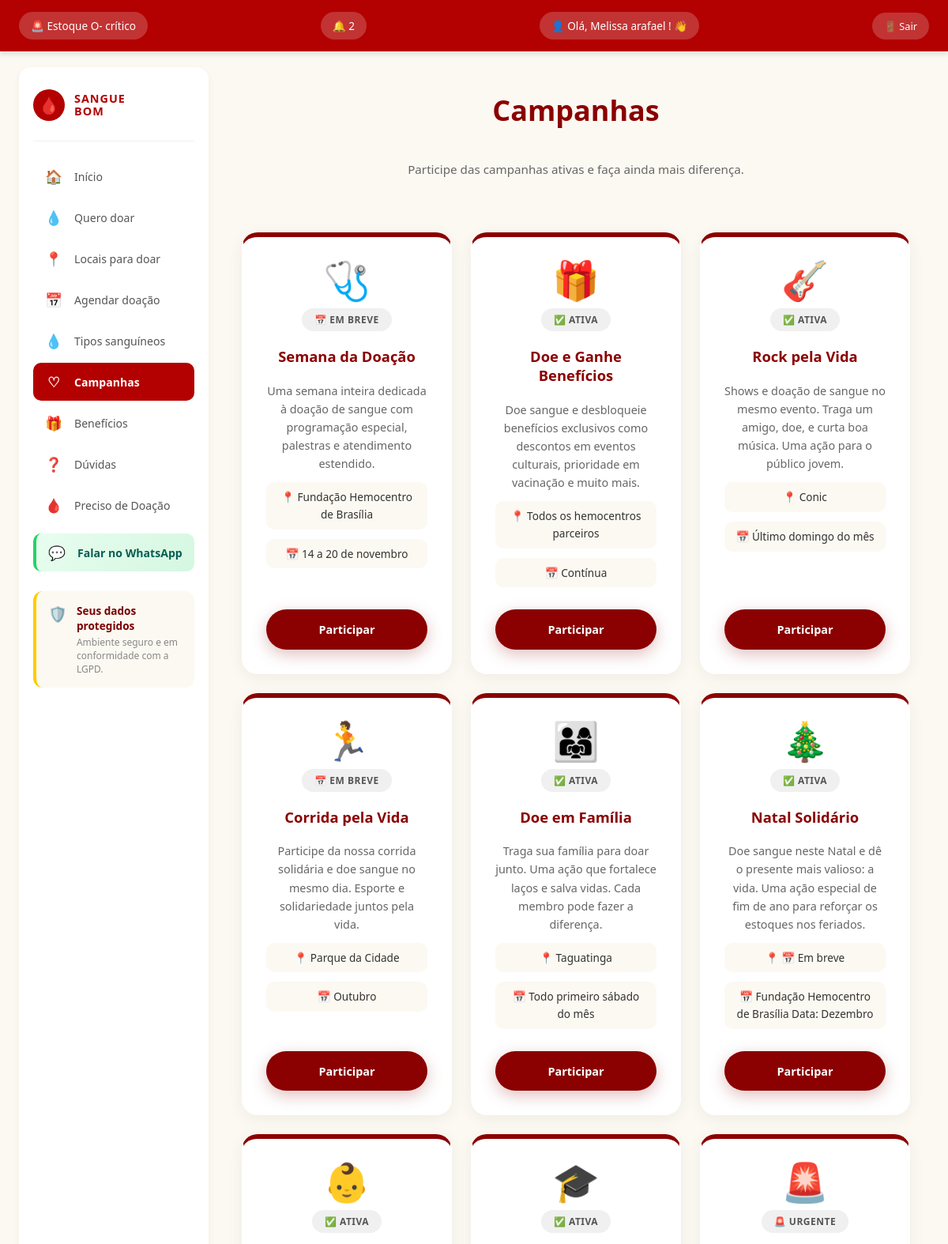
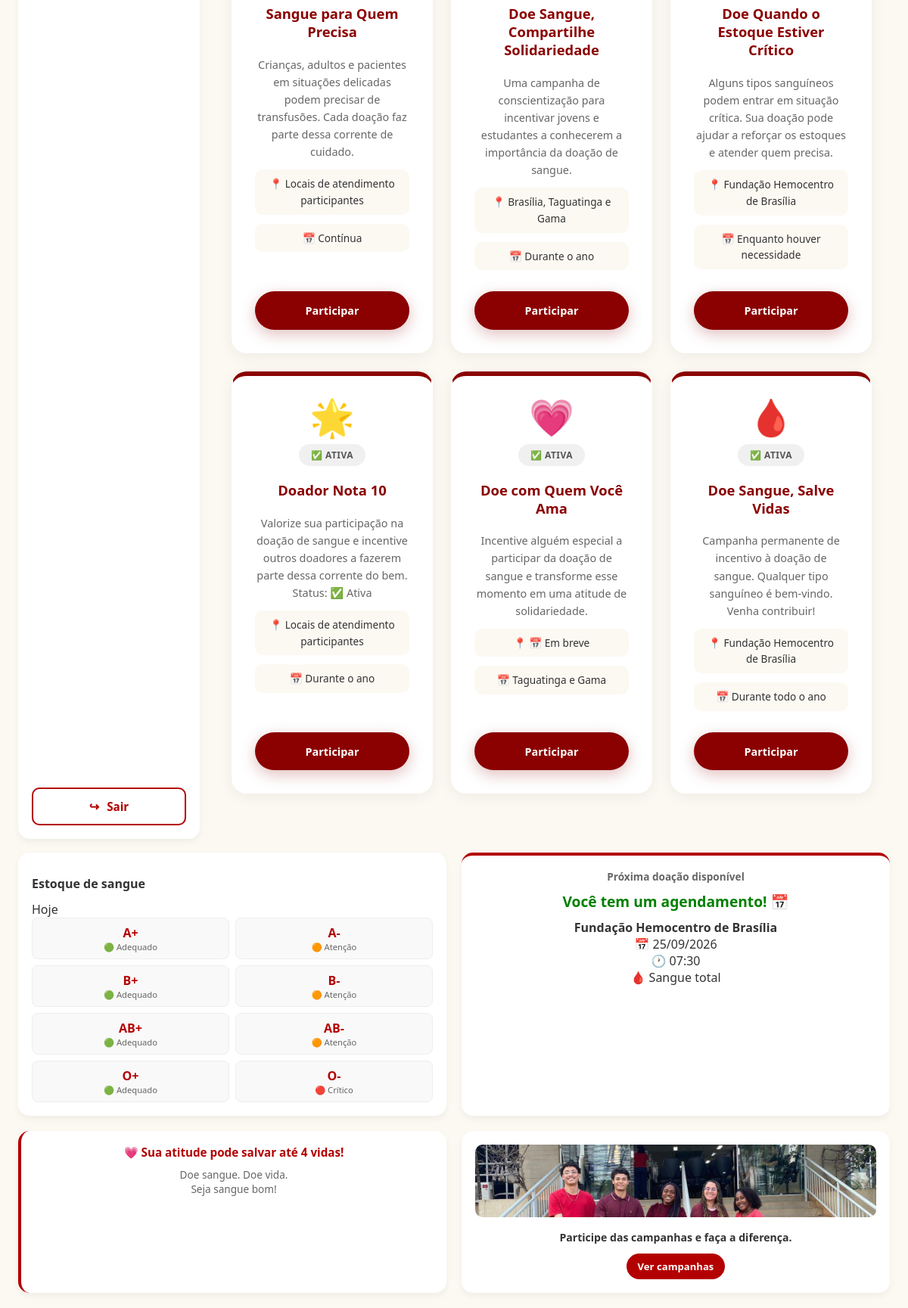
Page /campanhas/ (signed in) on the committed database (2 pictures, top to bottom).
### membros/models.py (models this page shows, shortened)
class Doador(models.Model):
    usuario = models.OneToOneField(
        User,
        on_delete=models.CASCADE,
        null=True,
        blank=True
    )
    nome = models.CharField(max_length=100)
    email = models.EmailField()
    cpf = models.CharField(max_length=14, unique=True, null=True, blank=True)
    telefone = models.CharField(max_length=20)
    sexo = models.CharField(max_length=20, blank=True)
    tipo_sanguineo = models.CharField(max_length=3)
    data_nascimento = models.DateField()
    cidade = models.CharField(max_length=100, blank=True)
    estado = models.CharField(max_length=2, blank=True)

class Campanha(models.Model):
    STATUS = [
        ('ativa', '✅ Ativa'),
        ('breve', '📅 Em breve'),
        ('urgente', '🚨 Urgente'),
        ('encerrada', '❌ Encerrada'),
    ]
    emoji = models.CharField(max_length=10, default='🩸', verbose_name='Emoji')
    titulo = models.CharField(max_length=200, verbose_name='Título')
    descricao = models.TextField(verbose_name='Descrição')
    status = models.CharField(
        max_length=20,
        choices=STATUS,
        default='ativa',
        verbose_name='Status'
    )
    local = models.CharField(
        max_length=200,
        blank=True,
        verbose_name='Local'
    )
    data = models.CharField(
        max_length=100,
        blank=True,
        verbose_name='Data / Período'
    )
    ativa = models.BooleanField(default=True, verbose_name='Visível no site')
    criada_em = models.DateTimeField(auto_now_add=True)
    class Meta:
        ordering = ['-criada_em']
        verbose_name = 'Campanha'
        verbose_name_plural = 'Campanhas'

class Agendamento(models.Model):
    STATUS = [
        ('agendado', '⏳ Agendado'),
        ('realizado', '✅ Realizado'),
        ('cancelado', '❌ Cancelado'),
        ('faltou', '⚠️ Faltou'),
    ]
    doador = models.ForeignKey(Doador, on_delete=models.CASCADE)
    hemocentro = models.ForeignKey(Hemocentro, on_delete=models.CASCADE)
    base = models.CharField(max_length=100)
    data = models.DateField()
    horario = models.TimeField()
    tipo_doacao = models.CharField(max_length=30)
    status = models.CharField(
        max_length=20,
        choices=STATUS,
        default='agendado'
    )

class Hemocentro(models.Model):
    usuario = models.OneToOneField(
        User,
        on_delete=models.CASCADE,
        null=True,
        blank=True,
        related_name='hemocentro'
    )
    nome = models.CharField(max_length=100)
    endereco = models.CharField(max_length=200)
    bairro = models.CharField(max_length=100)
    cidade = models.CharField(max_length=100)
    cep = models.CharField(max_length=10)
    telefone = models.CharField(max_length=20)
    email = models.EmailField()
    horario_abertura = models.TimeField()
    horario_fechamento = models.TimeField()
    dias_atendimento = models.CharField(max_length=100)
    descricao = models.TextField(blank=True)
    ativo = models.BooleanField(default=True)

### membros/views.py (the view)
def campanhas(request):
    if request.user.is_authenticated:
        if request.user.is_staff:
            return redirect('relatorios')
        if hasattr(request.user, 'hemocentro'):
            return redirect('painel_hemocentro')
    if not request.user.is_authenticated:
        return redirect('login')
    doador = get_object_or_404(Doador, usuario=request.user)
    hoje = timezone.localdate()
    proximo_agendamento = Agendamento.objects.filter(
        doador=doador,
        data__gte=hoje
    ).order_by('data', 'horario').first()
    campanhas_lista = Campanha.objects.filter(ativa=True)
    return render(request, 'campanhas.html', {
        'doador': doador,
        'proximo_agendamento': proximo_agendamento,
        'campanhas': campanhas_lista,
        'lateral_direita': True,
    })

### membros/context_processors.py (called while the page is built)
def notificacoes_nao_lidas(request):
    if request.user.is_authenticated:
        try:
            doador = Doador.objects.get(usuario=request.user)
            total = Notificacao.objects.filter(doador=doador, lida=False).count()
            return {'notificacoes_nao_lidas': total}
        except Doador.DoesNotExist:
            return {'notificacoes_nao_lidas': 0}
    return {'notificacoes_nao_lidas': 0}

### templates/campanhas.html
{% extends 'base.html' %}
{% load static %}
{% block content %}
    <link rel="stylesheet" href="{% static 'css/campanhas.css' %}">
    <h1>Campanhas</h1>
    <p>Participe das campanhas ativas e faça ainda mais diferença.</p>
    <section>
        {% for c in campanhas %}
            <article class="card">
                <h2>{{ c.emoji }}</h2>
                <span>{{ c.get_status_display }}</span>
                <h3>{{ c.titulo }}</h3>
                <p>{{ c.descricao }}</p>
                {% if c.local %}
                    <p>📍 {{ c.local }}</p>
                {% endif %}
                {% if c.data %}
                    <p>📅 {{ c.data }}</p>
                {% endif %}
                <a href="{% url 'agendar_doacao' %}">
                    <button type="button">Participar</button>
                </a>
            </article>
        {% empty %}
            <div class="campanha-vazia">
                <span>🩸</span>
                <p>Nenhuma campanha ativa no momento.</p>
                <p>Volte em breve!</p>
            </div>
        {% endfor %}
    </section>
{% endblock %}

### templates/base.html (shortened to what this page needs)
{% load static %}
<!DOCTYPE html>
<html lang="pt-br">
<head>
    <link rel="stylesheet" href="{% static 'css/base.css' %}">
</head>
<body>
    <header>
        {% if not user.is_staff and not user.hemocentro %}
            <a href="{% url 'locais_para_doar' %}" class="header-alerta">
                <h2>🚨 Estoque O- crítico</h2>
            </a>
            <a href="{% url 'notificacoes' %}" class="header-sino" title="Notificações">
                <h2>
                    🔔
                    {% if notificacoes_nao_lidas > 0 %}
                        <span class="badge-sino">{{ notificacoes_nao_lidas }}</span>
                    {% endif %}
                </h2>
            </a>
        {% endif %}
        {% if user.is_authenticated %}
            <a href="{% url 'meu_perfil' %}" class="header-user" title="Meu Perfil">
                <h2>👤 Olá,
                    {% if user.is_staff %}
                        {{ user.username }}
                    {% elif user.hemocentro %}
                        {{ user.hemocentro.nome }}
                    {% elif user.doador %}
                        {{ user.doador.nome }}
                    {% elif user.first_name %}
                        {{ user.first_name }}
                    {% else %}
                        {{ user.username }}
                    {% endif %}! 👋
                </h2>
            </a>
            <a href="{% url 'logout' %}" class="header-sair">🚪 Sair</a>
        {% else %}
            <h2>👤 Olá, visitante! 👋</h2>
            <a href="{% url 'login' %}" class="header-entrar">🔐 Entrar</a>
        {% endif %}
    </header>
    <div class="app-container {% if not lateral_direita %}sem-lateral{% endif %}">
        <aside class="lateral-esquerda">
            <div class="logo-menu">
                <div class="logo-icone">🩸</div>
                <div class="logo-texto">
                    <strong>SANGUE</strong>
                    <strong>BOM</strong>
                </div>
            </div>
            <nav class="menu-nav">
                {% if not user.is_staff and not user.hemocentro %}
                    <a href="{% url 'home' %}" class="menu-item {% if request.path == '/' or request.path == '/home/' %}ativo{% endif %}">
                        <span class="menu-item-icone">🏠</span>
                        <span class="menu-item-texto">Início</span>
                    </a>
                    <a href="{% url 'quero_doar' %}" class="menu-item {% if request.path == '/quero_doar/' %}ativo{% endif %}">
                        <span class="menu-item-icone">💧</span>
                        <span class="menu-item-texto">Quero doar</span>
                    </a>
                    <a href="{% url 'locais_para_doar' %}" class="menu-item {% if request.path == '/locais_para_doar/' %}ativo{% endif %}">
                        <span class="menu-item-icone">📍</span>
                        <span class="menu-item-texto">Locais para doar</span>
                    </a>
                    <a href="{% url 'agendar_doacao' %}" class="menu-item {% if '/agendar_doacao/' in request.path or '/agendamentos/' in request.path %}ativo{% endif %}">
                        <span class="menu-item-icone">📅</span>
                        <span class="menu-item-texto">Agendar doação</span>
                    </a>
                    <a href="{% url 'tipos_sanguineos' %}" class="menu-item {% if request.path == '/tipos_sanguineos/' %}ativo{% endif %}">
                        <span class="menu-item-icone">💧</span>
                        <span class="menu-item-texto">Tipos sanguíneos</span>
                    </a>
                    <a href="{% url 'campanhas' %}" class="menu-item {% if request.path == '/campanhas/' %}ativo{% endif %}">
                        <span class="menu-item-icone">♡</span>
                        <span class="menu-item-texto">Campanhas</span>
                    </a>
                    <a href="{% url 'beneficios' %}" class="menu-item {% if request.path == '/beneficios/' %}ativo{% endif %}">
                        <span class="menu-item-icone">🎁</span>
                        <span class="menu-item-texto">Benefícios</span>
                    </a>
                    <a href="{% url 'duvidas' %}" class="menu-item {% if request.path == '/duvidas/' %}ativo{% endif %}">
                        <span class="menu-item-icone">❓</span>
                        <span class="menu-item-texto">Dúvidas</span>
                    </a>
                    <a href="{% url 'preciso_doacao' %}" class="menu-item {% if '/preciso-doacao/' in request.path %}ativo{% endif %}">
                        <span class="menu-item-icone">🩸</span>
                        <span class="menu-item-texto">Preciso de Doação</span>
                    </a>
                    <a href="https://wa.me/5561998819379?text=Ol%C3%A1!%20Tenho%20uma%20d%C3%BAvida%20sobre%20o%20Sangue%20Bom"
                       target="_blank" rel="noopener" class="menu-item menu-item-wpp">
                        <span class="menu-item-icone">💬</span>
                        <span class="menu-item-texto">Falar no WhatsApp</span>
                    </a>
                {% endif %}
            </nav>
            <div class="dados-protegidos">
                <div class="dados-protegidos-icone">🛡️</div>
                <div class="dados-protegidos-texto">
                    <strong>Seus dados protegidos</strong>
                    <p>Ambiente seguro e em conformidade com a LGPD.</p>
                </div>
            </div>
            <div class="area-btn-sair">
                {% if user.is_authenticated %}
                    <a href="{% url 'logout' %}" class="btn-sair">
                        <span class="btn-sair-icone">↪</span>
                        <span>Sair</span>
                    </a>
                {% else %}
                    <a href="{% url 'login' %}" class="btn-sair">
                        <span class="btn-sair-icone">↪</span>
                        <span>Entrar</span>
                    </a>
                {% endif %}
            </div>
        </aside>
        <main>
            {% block content %}
            {% endblock %}
        </main>
        {% if lateral_direita %}
        <aside class="lateral-direita">
            <section>
                <h2>Estoque de sangue</h2>
                <p>Hoje</p>
                <div class="estoque">
                    <div class="tipo-sangue"><h3>A+</h3><p>🟢 Adequado</p></div>
                    <div class="tipo-sangue"><h3>A-</h3><p>🟠 Atenção</p></div>
                    <div class="tipo-sangue"><h3>B+</h3><p>🟢 Adequado</p></div>
                    <div class="tipo-sangue"><h3>B-</h3><p>🟠 Atenção</p></div>
                    <div class="tipo-sangue"><h3>AB+</h3><p>🟢 Adequado</p></div>
                    <div class="tipo-sangue"><h3>AB-</h3><p>🟠 Atenção</p></div>
                    <div class="tipo-sangue"><h3>O+</h3><p>🟢 Adequado</p></div>
                    <div class="tipo-sangue"><h3>O-</h3><p>🔴 Crítico</p></div>
                </div>
            </section>
            <section class="doacao">
                <h3>Próxima doação disponível</h3>
                {% if proximo_agendamento %}
                    <h2>Você tem um agendamento! 📅</h2>
                    <p><strong>{{ proximo_agendamento.hemocentro.nome }}</strong></p>
                    <p>📅 {{ proximo_agendamento.data|date:"d/m/Y" }}</p>
                    <p>🕐 {{ proximo_agendamento.horario|time:"H:i" }}</p>
                    <p>🩸 {{ proximo_agendamento.tipo_doacao }}</p>
                {% else %}
                    <h2>Você pode doar! ✅</h2>
                    <p>3 doações &nbsp; • &nbsp; 12 vidas</p>
                {% endif %}
            </section>
            <section class="mensagem">
                <h3>💗 Sua atitude pode salvar até 4 vidas!</h3>
                <p>Doe sangue. Doe vida.<br>Seja sangue bom!</p>
            </section>
            <section class="campanha">
                <img src="{% static 'img/campanha.jpeg' %}" alt="Campanha de doação de sangue">
                <h3>Participe das campanhas e faça a diferença.</h3>
                <a href="{% url 'campanhas' %}">Ver campanhas</a>
            </section>
        </aside>
        {% endif %}
    </div>
</body>
</html>

### membros/static/css/campanhas.css (style rules this page uses)
:root { --vermelho-principal: #8b0000; --vermelho-escuro: #5c0000; --vermelho-claro: #b30000; --vermelho-banner: #7a0000; --vermelho-suave: #fff5f5; --vermelho-borda: #f0e6d2; --texto-principal: #333; --texto-secundario: #666; --texto-claro: #888; --branco: #ffffff; --sombra-suave: 0 4px 20px rgba(0, 0, 0, 0.06); --sombra-hover: 0 12px 32px rgba(139, 0, 0, 0.12); }
main > h1 { color: var(--vermelho-principal); font-size: clamp(1.8rem, 3vw, 2.5rem); text-align: center; margin: 30px auto 10px auto; padding: 0 clamp(16px, 2vw, 40px); font-weight: 800; }
main > p { color: var(--texto-secundario); text-align: center; font-size: clamp(0.95rem, 1.2vw, 1.15rem); margin: 0 auto 40px auto; padding: 0 clamp(16px, 2vw, 40px); }
main > section { display: grid; grid-template-columns: 1fr; gap: 24px; padding: 0 clamp(16px, 2vw, 40px); max-width: 1400px; margin: 0 auto 60px auto; }
@media (min-width: 768px) { main > section { grid-template-columns: repeat(2, 1fr); } }
@media (min-width: 1024px) { main > section { grid-template-columns: repeat(3, 1fr); } }
.card { background: var(--branco); border-radius: 20px; padding: clamp(24px, 2.5vw, 36px); box-shadow: var(--sombra-suave); border-top: 6px solid var(--vermelho-principal); display: flex; flex-direction: column; gap: 12px; transition: all 0.3s; animation: fadeInUp 0.5s ease both; position: relative; overflow: hidden; }
.card > h2 { font-size: clamp(2.5rem, 4vw, 3.5rem); text-align: center; margin: 0; line-height: 1; color: var(--vermelho-principal); }
.card > span { display: inline-block; align-self: center; padding: 6px 16px; border-radius: 20px; font-size: clamp(0.75rem, 0.9vw, 0.85rem); font-weight: 700; text-transform: uppercase; letter-spacing: 0.5px; background: #f0f0f0; color: #555; }
.card > h3 { color: var(--vermelho-principal); font-size: clamp(1.15rem, 1.4vw, 1.35rem); margin: 8px 0; font-weight: 800; text-align: center; line-height: 1.3; }
.card > p { color: var(--texto-secundario); font-size: clamp(0.9rem, 1.05vw, 1rem); line-height: 1.6; margin: 0; text-align: center; }
.card > p:not(:first-of-type) { display: flex; align-items: center; justify-content: center; gap: 6px; font-size: clamp(0.85rem, 1vw, 0.95rem); color: var(--texto-principal); background: #fcf9f2; padding: 8px 14px; border-radius: 10px; font-weight: 500; }
.card a { display: block; text-decoration: none; margin-top: auto; padding-top: 16px; }
.card button { width: 100%; padding: clamp(12px, 1.3vw, 16px) clamp(20px, 2vw, 28px); background: var(--vermelho-principal); color: white; border: none; border-radius: 50px; font-size: clamp(0.9rem, 1.05vw, 1rem); font-weight: bold; cursor: pointer; transition: all 0.3s; font-family: inherit; box-shadow: 0 6px 20px rgba(139, 0, 0, 0.25); }

### rows in the picture
Campanha: emoji "🩺", status "📅 EM BREVE", titulo "Semana da Doação", descricao "Uma semana inteira dedicada à doação de sangue com programação especial, palestras e atendimento estendido.", local "Fundação Hemocentro de Brasília", data "14 a 20 de novembro"
Campanha: emoji "🎁", status "✅ ATIVA", titulo "Doe e Ganhe Benefícios", descricao "Doe sangue e desbloqueie benefícios exclusivos como descontos em eventos culturais, prioridade em vacinação e muito mais.", local "Todos os hemocentros parceiros", data "Contínua"
Campanha: emoji "🎸", status "✅ ATIVA", titulo "Rock pela Vida", descricao "Shows e doação de sangue no mesmo evento. Traga um amigo, doe, e curta boa música. Uma ação para o público jovem.", local "Conic", data "Último domingo do mês"
Campanha: emoji "🏃", status "📅 EM BREVE", titulo "Corrida pela Vida", descricao "Participe da nossa corrida solidária e doe sangue no mesmo dia. Esporte e solidariedade juntos pela vida.", local "Parque da Cidade", data "Outubro"
Campanha: emoji "👨‍👩‍👧", status "✅ ATIVA", titulo "Doe em Família", descricao "Traga sua família para doar junto. Uma ação que fortalece laços e salva vidas. Cada membro pode fazer a diferença.", local "Taguatinga", data "Todo primeiro sábado do mês"
Campanha: emoji "🎄", status "✅ ATIVA", titulo "Natal Solidário", descricao "Doe sangue neste Natal e dê o presente mais valioso: a vida. Uma ação especial de fim de ano para reforçar os estoques nos feriados.", local "📅 Em breve", data "Fundação Hemocentro de Brasília Data: Dezembro"
Campanha: emoji "👶", status "✅ ATIVA", titulo "Sangue para Quem Precisa", descricao "Crianças, adultos e pacientes em situações delicadas podem precisar de transfusões. Cada doação faz parte dessa corrente de cuidado.", local "Locais de atendimento participantes", data "Contínua"
Campanha: emoji "🎓", status "✅ ATIVA", titulo "Doe Sangue, Compartilhe Solidariedade", descricao "Uma campanha de conscientização para incentivar jovens e estudantes a conhecerem a importância da doação de sangue.", local "Brasília, Taguatinga e Gama", data "Durante o ano"
Campanha: emoji "🚨", status "🚨 URGENTE", titulo "Doe Quando o Estoque Estiver Crítico", descricao "Alguns tipos sanguíneos podem entrar em situação crítica. Sua doação pode ajudar a reforçar os estoques e atender quem precisa.", local "Fundação Hemocentro de Brasília", data "Enquanto houver necessidade"
Campanha: emoji "🌟", status "✅ ATIVA", titulo "Doador Nota 10", descricao "Valorize sua participação na doação de sangue e incentive outros doadores a fazerem parte dessa corrente do bem. Status: ✅ Ativa", local "Locais de atendimento participantes", data "Durante o ano"
Campanha: emoji "💗", status "✅ ATIVA", titulo "Doe com Quem Você Ama", descricao "Incentive alguém especial a participar da doação de sangue e transforme esse momento em uma atitude de solidariedade.", local "📅 Em breve", data "Taguatinga e Gama"
Campanha: emoji "🩸", status "✅ ATIVA", titulo "Doe Sangue, Salve Vidas", descricao "Campanha permanente de incentivo à doação de sangue. Qualquer tipo sanguíneo é bem-vindo. Venha contribuir!", local "Fundação Hemocentro de Brasília", data "Durante todo o ano"
Agendamento: hemocentro.nome "Fundação Hemocentro de Brasília", data "25/09/2026", horario "07:30", tipo_doacao "Sangue total"

### other values in the picture
{{ notificacoes_nao_lidas }} "2"
{{ user.doador.nome }} "Melissa arafael"
